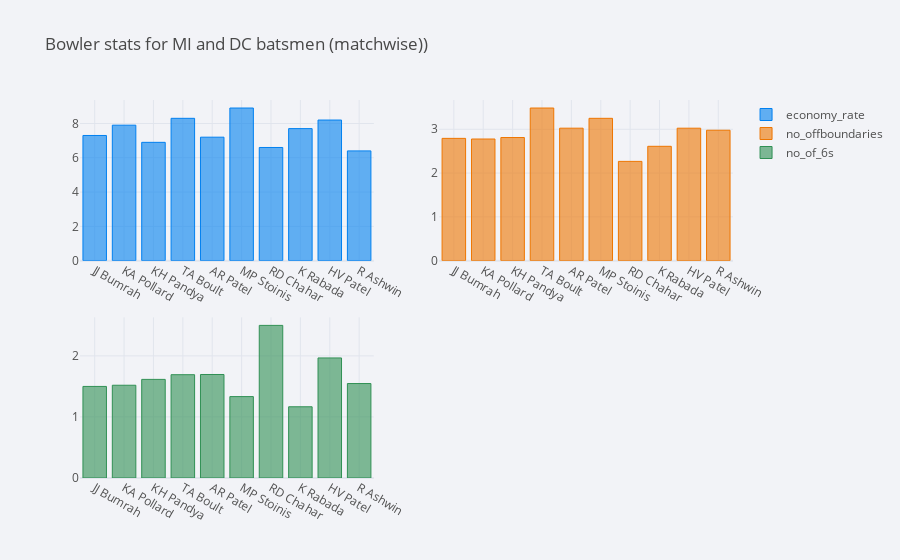

The cell this chart's notebook holds for it:
### Code cell
import numpy as np
import cufflinks as cf

cf.set_config_file(theme='pearl',sharing='public',offline=True)
DC_MI_BS_avg.iplot(kind="bar",x = "bowler",
                  subplots=True,
                  sortbars=True,
                  keys = ["economy_rate", "no_offboundaries" ,"no_of_6s"],
                  title = "Bowler stats for MI and DC batsmen (matchwise))",
                  theme="polar"
                  )

### Figure 1 — Plotly figure (JSON) as saved in the notebook; plotly's stock layout.template omitted (floating-point values rounded to 4 significant figures)
{"data": [{"marker": {"color": "rgba(0, 128, 240, 0.6)", "line": {"color": "rgba(0, 128, 240, 1.0)", "width": 1}}, "name": "economy_rate", "orientation": "v", "text": "", "type": "bar", "x": ["JJ Bumrah", "KA Pollard", "KH Pandya", "TA Boult", "AR Patel", "MP Stoinis", "RD Chahar", "K Rabada", "HV Patel", "R Ashwin"], "xaxis": "x", "y": [7.3, 7.9, 6.9, 8.3, 7.2, 8.9, 6.6, 7.7, 8.2, 6.4], "yaxis": "y"}, {"marker": {"color": "rgba(238, 118, 0, 0.6)", "line": {"color": "rgba(238, 118, 0, 1.0)", "width": 1}}, "name": "no_offboundaries", "orientation": "v", "text": "", "type": "bar", "x": ["JJ Bumrah", "KA Pollard", "KH Pandya", "TA Boult", "AR Patel", "MP Stoinis", "RD Chahar", "K Rabada", "HV Patel", "R Ashwin"], "xaxis": "x2", "y": [2.792, 2.778, 2.811, 3.485, 3.025, 3.25, 2.267, 2.611, 3.024, 2.978], "yaxis": "y2"}, {"marker": {"color": "rgba(48, 144, 84, 0.6)", "line": {"color": "rgba(48, 144, 84, 1.0)", "width": 1}}, "name": "no_of_6s", "orientation": "v", "text": "", "type": "bar", "x": ["JJ Bumrah", "KA Pollard", "KH Pandya", "TA Boult", "AR Patel", "MP Stoinis", "RD Chahar", "K Rabada", "HV Patel", "R Ashwin"], "xaxis": "x3", "y": [1.5, 1.519, 1.615, 1.692, 1.696, 1.333, 2.5, 1.167, 1.967, 1.547], "yaxis": "y3"}], "layout": {"legend": {"bgcolor": "#F2F3F7", "font": {"color": "#505050"}}, "paper_bgcolor": "#F2F3F7", "plot_bgcolor": "#F2F3F7", "title": {"font": {"color": "#484848"}, "text": "Bowler stats for MI and DC batsmen (matchwise))"}, "xaxis": {"anchor": "y", "domain": [0, 0.45], "gridcolor": "#E1E5ED", "showgrid": true, "tickfont": {"color": "#505050"}, "title": {"font": {"color": "#505050"}, "text": ""}, "zerolinecolor": "#E1E5ED"}, "xaxis2": {"anchor": "y2", "domain": [0.55, 1], "gridcolor": "#E1E5ED", "showgrid": true, "tickfont": {"color": "#505050"}, "title": {"font": {"color": "#505050"}, "text": ""}, "zerolinecolor": "#E1E5ED"}, "xaxis3": {"anchor": "y3", "domain": [0, 0.45], "gridcolor": "#E1E5ED", "showgrid": true, "tickfont": {"color": "#505050"}, "title": {"font": {"color": "#505050"}, "text": ""}, "zerolinecolor": "#E1E5ED"}, "yaxis": {"anchor": "x", "domain": [0.575, 1], "gridcolor": "#E1E5ED", "showgrid": true, "tickfont": {"color": "#505050"}, "title": {"font": {"color": "#505050"}, "text": ""}, "zerolinecolor": "#E1E5ED"}, "yaxis2": {"anchor": "x2", "domain": [0.575, 1], "gridcolor": "#E1E5ED", "showgrid": true, "tickfont": {"color": "#505050"}, "title": {"font": {"color": "#505050"}, "text": ""}, "zerolinecolor": "#E1E5ED"}, "yaxis3": {"anchor": "x3", "domain": [0, 0.425], "gridcolor": "#E1E5ED", "showgrid": true, "tickfont": {"color": "#505050"}, "title": {"font": {"color": "#505050"}, "text": ""}, "zerolinecolor": "#E1E5ED"}}}
